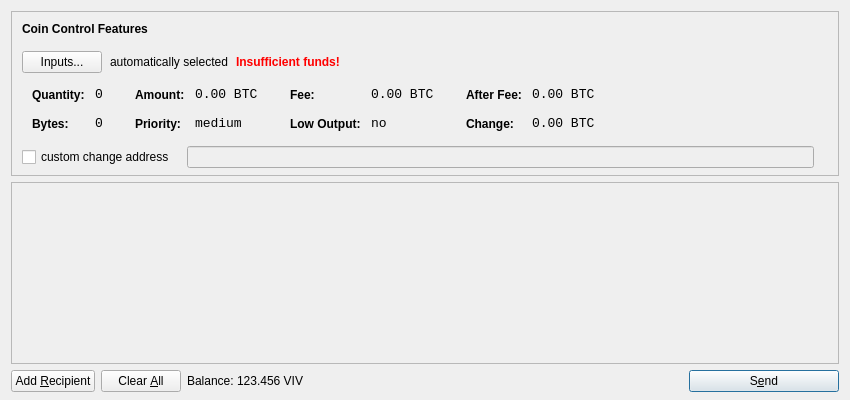
<?xml version="1.0" encoding="UTF-8"?>
<ui version="4.0">
 <class>SendCoinsDialog</class>
 <widget class="QDialog" name="SendCoinsDialog">
  <property name="geometry">
   <rect>
    <x>0</x>
    <y>0</y>
    <width>850</width>
    <height>400</height>
   </rect>
  </property>
  <property name="windowTitle">
   <string>Send Coins</string>
  </property>
  <layout class="QVBoxLayout" name="verticalLayout" stretch="0,1,0">
   <property name="bottomMargin">
    <number>8</number>
   </property>
   <item>
    <widget class="QFrame" name="frameCoinControl">
     <property name="sizePolicy">
      <sizepolicy hsizetype="Expanding" vsizetype="Expanding">
       <horstretch>0</horstretch>
       <verstretch>0</verstretch>
      </sizepolicy>
     </property>
     <property name="maximumSize">
      <size>
       <width>16777215</width>
       <height>16777215</height>
      </size>
     </property>
     <property name="frameShape">
      <enum>QFrame::StyledPanel</enum>
     </property>
     <property name="frameShadow">
      <enum>QFrame::Sunken</enum>
     </property>
     <layout class="QVBoxLayout" name="verticalLayoutCoinControl2">
      <property name="spacing">
       <number>-1</number>
      </property>
      <property name="leftMargin">
       <number>0</number>
      </property>
      <property name="topMargin">
       <number>0</number>
      </property>
      <property name="rightMargin">
       <number>0</number>
      </property>
      <property name="bottomMargin">
       <number>6</number>
      </property>
      <item>
       <layout class="QVBoxLayout" name="verticalLayoutCoinControl" stretch="0,0,0,0,1">
        <property name="spacing">
         <number>0</number>
        </property>
        <property name="leftMargin">
         <number>10</number>
        </property>
        <property name="topMargin">
         <number>10</number>
        </property>
        <item>
         <layout class="QHBoxLayout" name="horizontalLayoutCoinControl1">
          <property name="bottomMargin">
           <number>15</number>
          </property>
          <item>
           <widget class="QLabel" name="labelCoinControlFeatures">
            <property name="sizePolicy">
             <sizepolicy hsizetype="Preferred" vsizetype="Maximum">
              <horstretch>0</horstretch>
              <verstretch>0</verstretch>
             </sizepolicy>
            </property>
            <property name="font">
             <font>
              <weight>75</weight>
              <bold>true</bold>
             </font>
            </property>
            <property name="styleSheet">
             <string notr="true">font-weight:bold;</string>
            </property>
            <property name="text">
             <string>Coin Control Features</string>
            </property>
           </widget>
          </item>
         </layout>
        </item>
        <item>
         <layout class="QHBoxLayout" name="horizontalLayoutCoinControl2" stretch="0,0,0,0">
          <property name="spacing">
           <number>8</number>
          </property>
          <property name="bottomMargin">
           <number>10</number>
          </property>
          <item>
           <widget class="QPushButton" name="pushButtonCoinControl">
            <property name="styleSheet">
             <string notr="true"/>
            </property>
            <property name="text">
             <string>Inputs...</string>
            </property>
           </widget>
          </item>
          <item>
           <widget class="QLabel" name="labelCoinControlAutomaticallySelected">
            <property name="text">
             <string>automatically selected</string>
            </property>
            <property name="margin">
             <number>5</number>
            </property>
           </widget>
          </item>
          <item>
           <widget class="QLabel" name="labelCoinControlInsuffFunds">
            <property name="font">
             <font>
              <weight>75</weight>
              <bold>true</bold>
             </font>
            </property>
            <property name="styleSheet">
             <string notr="true">color:red;font-weight:bold;</string>
            </property>
            <property name="text">
             <string>Insufficient funds!</string>
            </property>
            <property name="margin">
             <number>5</number>
            </property>
           </widget>
          </item>
          <item>
           <spacer name="horizontalSpacerCoinControl">
            <property name="orientation">
             <enum>Qt::Horizontal</enum>
            </property>
            <property name="sizeHint" stdset="0">
             <size>
              <width>40</width>
              <height>1</height>
             </size>
            </property>
           </spacer>
          </item>
         </layout>
        </item>
        <item>
         <widget class="QWidget" name="widgetCoinControl" native="true">
          <property name="sizePolicy">
           <sizepolicy hsizetype="Preferred" vsizetype="Preferred">
            <horstretch>0</horstretch>
            <verstretch>0</verstretch>
           </sizepolicy>
          </property>
          <property name="minimumSize">
           <size>
            <width>0</width>
            <height>0</height>
           </size>
          </property>
          <property name="styleSheet">
           <string notr="true"/>
          </property>
          <layout class="QHBoxLayout" name="horizontalLayoutCoinControl5">
           <property name="margin">
            <number>0</number>
           </property>
           <item>
            <layout class="QHBoxLayout" name="horizontalLayoutCoinControl3" stretch="0,0,0,1">
             <property name="spacing">
              <number>20</number>
             </property>
             <property name="topMargin">
              <number>0</number>
             </property>
             <property name="bottomMargin">
              <number>10</number>
             </property>
             <item>
              <layout class="QFormLayout" name="formLayoutCoinControl1">
               <property name="horizontalSpacing">
                <number>10</number>
               </property>
               <property name="verticalSpacing">
                <number>14</number>
               </property>
               <property name="leftMargin">
                <number>10</number>
               </property>
               <property name="topMargin">
                <number>4</number>
               </property>
               <property name="rightMargin">
                <number>6</number>
               </property>
               <item row="0" column="0">
                <widget class="QLabel" name="labelCoinControlQuantityText">
                 <property name="styleSheet">
                  <string notr="true">font-weight:bold;</string>
                 </property>
                 <property name="text">
                  <string>Quantity:</string>
                 </property>
                 <property name="margin">
                  <number>0</number>
                 </property>
                </widget>
               </item>
               <item row="0" column="1">
                <widget class="QLabel" name="labelCoinControlQuantity">
                 <property name="font">
                  <font>
                   <family>Monospace</family>
                   <pointsize>10</pointsize>
                  </font>
                 </property>
                 <property name="cursor">
                  <cursorShape>IBeamCursor</cursorShape>
                 </property>
                 <property name="contextMenuPolicy">
                  <enum>Qt::ActionsContextMenu</enum>
                 </property>
                 <property name="text">
                  <string notr="true">0</string>
                 </property>
                 <property name="margin">
                  <number>0</number>
                 </property>
                 <property name="textInteractionFlags">
                  <set>Qt::LinksAccessibleByMouse|Qt::TextSelectableByKeyboard|Qt::TextSelectableByMouse</set>
                 </property>
                </widget>
               </item>
               <item row="1" column="0">
                <widget class="QLabel" name="labelCoinControlBytesText">
                 <property name="styleSheet">
                  <string notr="true">font-weight:bold;</string>
                 </property>
                 <property name="text">
                  <string>Bytes:</string>
                 </property>
                </widget>
               </item>
               <item row="1" column="1">
                <widget class="QLabel" name="labelCoinControlBytes">
                 <property name="font">
                  <font>
                   <family>Monospace</family>
                   <pointsize>10</pointsize>
                  </font>
                 </property>
                 <property name="cursor">
                  <cursorShape>IBeamCursor</cursorShape>
                 </property>
                 <property name="contextMenuPolicy">
                  <enum>Qt::ActionsContextMenu</enum>
                 </property>
                 <property name="text">
                  <string notr="true">0</string>
                 </property>
                 <property name="textInteractionFlags">
                  <set>Qt::LinksAccessibleByMouse|Qt::TextSelectableByKeyboard|Qt::TextSelectableByMouse</set>
                 </property>
                </widget>
               </item>
              </layout>
             </item>
             <item>
              <layout class="QFormLayout" name="formLayoutCoinControl2">
               <property name="horizontalSpacing">
                <number>10</number>
               </property>
               <property name="verticalSpacing">
                <number>14</number>
               </property>
               <property name="leftMargin">
                <number>6</number>
               </property>
               <property name="topMargin">
                <number>4</number>
               </property>
               <property name="rightMargin">
                <number>6</number>
               </property>
               <item row="0" column="0">
                <widget class="QLabel" name="labelCoinControlAmountText">
                 <property name="styleSheet">
                  <string notr="true">font-weight:bold;</string>
                 </property>
                 <property name="text">
                  <string>Amount:</string>
                 </property>
                 <property name="margin">
                  <number>0</number>
                 </property>
                </widget>
               </item>
               <item row="0" column="1">
                <widget class="QLabel" name="labelCoinControlAmount">
                 <property name="font">
                  <font>
                   <family>Monospace</family>
                   <pointsize>10</pointsize>
                  </font>
                 </property>
                 <property name="cursor">
                  <cursorShape>IBeamCursor</cursorShape>
                 </property>
                 <property name="contextMenuPolicy">
                  <enum>Qt::ActionsContextMenu</enum>
                 </property>
                 <property name="text">
                  <string notr="true">0.00 BTC</string>
                 </property>
                 <property name="textInteractionFlags">
                  <set>Qt::LinksAccessibleByMouse|Qt::TextSelectableByKeyboard|Qt::TextSelectableByMouse</set>
                 </property>
                </widget>
               </item>
               <item row="1" column="0">
                <widget class="QLabel" name="labelCoinControlPriorityText">
                 <property name="styleSheet">
                  <string notr="true">font-weight:bold;</string>
                 </property>
                 <property name="text">
                  <string>Priority:</string>
                 </property>
                </widget>
               </item>
               <item row="1" column="1">
                <widget class="QLabel" name="labelCoinControlPriority">
                 <property name="font">
                  <font>
                   <family>Monospace</family>
                   <pointsize>10</pointsize>
                  </font>
                 </property>
                 <property name="cursor">
                  <cursorShape>IBeamCursor</cursorShape>
                 </property>
                 <property name="contextMenuPolicy">
                  <enum>Qt::ActionsContextMenu</enum>
                 </property>
                 <property name="text">
                  <string>medium</string>
                 </property>
                 <property name="textInteractionFlags">
                  <set>Qt::LinksAccessibleByMouse|Qt::TextSelectableByKeyboard|Qt::TextSelectableByMouse</set>
                 </property>
                </widget>
               </item>
              </layout>
             </item>
             <item>
              <layout class="QFormLayout" name="formLayoutCoinControl3">
               <property name="horizontalSpacing">
                <number>10</number>
               </property>
               <property name="verticalSpacing">
                <number>14</number>
               </property>
               <property name="leftMargin">
                <number>6</number>
               </property>
               <property name="topMargin">
                <number>4</number>
               </property>
               <property name="rightMargin">
                <number>6</number>
               </property>
               <item row="0" column="0">
                <widget class="QLabel" name="labelCoinControlFeeText">
                 <property name="styleSheet">
                  <string notr="true">font-weight:bold;</string>
                 </property>
                 <property name="text">
                  <string>Fee:</string>
                 </property>
                 <property name="margin">
                  <number>0</number>
                 </property>
                </widget>
               </item>
               <item row="0" column="1">
                <widget class="QLabel" name="labelCoinControlFee">
                 <property name="font">
                  <font>
                   <family>Monospace</family>
                   <pointsize>10</pointsize>
                  </font>
                 </property>
                 <property name="cursor">
                  <cursorShape>IBeamCursor</cursorShape>
                 </property>
                 <property name="contextMenuPolicy">
                  <enum>Qt::ActionsContextMenu</enum>
                 </property>
                 <property name="text">
                  <string notr="true">0.00 BTC</string>
                 </property>
                 <property name="textInteractionFlags">
                  <set>Qt::LinksAccessibleByMouse|Qt::TextSelectableByKeyboard|Qt::TextSelectableByMouse</set>
                 </property>
                </widget>
               </item>
               <item row="1" column="0">
                <widget class="QLabel" name="labelCoinControlLowOutputText">
                 <property name="styleSheet">
                  <string notr="true">font-weight:bold;</string>
                 </property>
                 <property name="text">
                  <string>Low Output:</string>
                 </property>
                </widget>
               </item>
               <item row="1" column="1">
                <widget class="QLabel" name="labelCoinControlLowOutput">
                 <property name="font">
                  <font>
                   <family>Monospace</family>
                   <pointsize>10</pointsize>
                  </font>
                 </property>
                 <property name="cursor">
                  <cursorShape>IBeamCursor</cursorShape>
                 </property>
                 <property name="contextMenuPolicy">
                  <enum>Qt::ActionsContextMenu</enum>
                 </property>
                 <property name="text">
                  <string>no</string>
                 </property>
                 <property name="textInteractionFlags">
                  <set>Qt::LinksAccessibleByMouse|Qt::TextSelectableByKeyboard|Qt::TextSelectableByMouse</set>
                 </property>
                </widget>
               </item>
              </layout>
             </item>
             <item>
              <layout class="QFormLayout" name="formLayoutCoinControl4">
               <property name="horizontalSpacing">
                <number>10</number>
               </property>
               <property name="verticalSpacing">
                <number>14</number>
               </property>
               <property name="leftMargin">
                <number>6</number>
               </property>
               <property name="topMargin">
                <number>4</number>
               </property>
               <property name="rightMargin">
                <number>6</number>
               </property>
               <item row="0" column="0">
                <widget class="QLabel" name="labelCoinControlAfterFeeText">
                 <property name="styleSheet">
                  <string notr="true">font-weight:bold;</string>
                 </property>
                 <property name="text">
                  <string>After Fee:</string>
                 </property>
                 <property name="margin">
                  <number>0</number>
                 </property>
                </widget>
               </item>
               <item row="0" column="1">
                <widget class="QLabel" name="labelCoinControlAfterFee">
                 <property name="font">
                  <font>
                   <family>Monospace</family>
                   <pointsize>10</pointsize>
                  </font>
                 </property>
                 <property name="cursor">
                  <cursorShape>IBeamCursor</cursorShape>
                 </property>
                 <property name="contextMenuPolicy">
                  <enum>Qt::ActionsContextMenu</enum>
                 </property>
                 <property name="text">
                  <string notr="true">0.00 BTC</string>
                 </property>
                 <property name="textInteractionFlags">
                  <set>Qt::LinksAccessibleByMouse|Qt::TextSelectableByKeyboard|Qt::TextSelectableByMouse</set>
                 </property>
                </widget>
               </item>
               <item row="1" column="0">
                <widget class="QLabel" name="labelCoinControlChangeText">
                 <property name="styleSheet">
                  <string notr="true">font-weight:bold;</string>
                 </property>
                 <property name="text">
                  <string>Change:</string>
                 </property>
                </widget>
               </item>
               <item row="1" column="1">
                <widget class="QLabel" name="labelCoinControlChange">
                 <property name="font">
                  <font>
                   <family>Monospace</family>
                   <pointsize>10</pointsize>
                  </font>
                 </property>
                 <property name="cursor">
                  <cursorShape>IBeamCursor</cursorShape>
                 </property>
                 <property name="contextMenuPolicy">
                  <enum>Qt::ActionsContextMenu</enum>
                 </property>
                 <property name="text">
                  <string notr="true">0.00 BTC</string>
                 </property>
                 <property name="textInteractionFlags">
                  <set>Qt::LinksAccessibleByMouse|Qt::TextSelectableByKeyboard|Qt::TextSelectableByMouse</set>
                 </property>
                </widget>
               </item>
              </layout>
             </item>
            </layout>
           </item>
          </layout>
         </widget>
        </item>
        <item>
         <layout class="QHBoxLayout" name="horizontalLayoutCoinControl4" stretch="0,0,0">
          <property name="spacing">
           <number>12</number>
          </property>
          <property name="sizeConstraint">
           <enum>QLayout::SetDefaultConstraint</enum>
          </property>
          <property name="topMargin">
           <number>5</number>
          </property>
          <property name="rightMargin">
           <number>5</number>
          </property>
          <item>
           <widget class="QCheckBox" name="checkBoxCoinControlChange">
            <property name="text">
             <string>custom change address</string>
            </property>
           </widget>
          </item>
          <item>
           <widget class="QLineEdit" name="lineEditCoinControlChange">
            <property name="enabled">
             <bool>false</bool>
            </property>
            <property name="sizePolicy">
             <sizepolicy hsizetype="Expanding" vsizetype="Fixed">
              <horstretch>0</horstretch>
              <verstretch>0</verstretch>
             </sizepolicy>
            </property>
           </widget>
          </item>
          <item>
           <widget class="QLabel" name="labelCoinControlChangeLabel">
            <property name="sizePolicy">
             <sizepolicy hsizetype="Preferred" vsizetype="Expanding">
              <horstretch>0</horstretch>
              <verstretch>0</verstretch>
             </sizepolicy>
            </property>
            <property name="minimumSize">
             <size>
              <width>0</width>
              <height>0</height>
             </size>
            </property>
            <property name="text">
             <string/>
            </property>
            <property name="margin">
             <number>3</number>
            </property>
           </widget>
          </item>
         </layout>
        </item>
        <item>
         <spacer name="verticalSpacerCoinControl">
          <property name="orientation">
           <enum>Qt::Vertical</enum>
          </property>
          <property name="sizeHint" stdset="0">
           <size>
            <width>800</width>
            <height>1</height>
           </size>
          </property>
         </spacer>
        </item>
       </layout>
      </item>
     </layout>
    </widget>
   </item>
   <item>
    <widget class="QScrollArea" name="scrollArea">
     <property name="widgetResizable">
      <bool>true</bool>
     </property>
     <widget class="QWidget" name="scrollAreaWidgetContents">
      <property name="geometry">
       <rect>
        <x>0</x>
        <y>0</y>
        <width>830</width>
        <height>165</height>
       </rect>
      </property>
      <layout class="QVBoxLayout" name="verticalLayout_2">
       <property name="margin">
        <number>0</number>
       </property>
       <item>
        <layout class="QVBoxLayout" name="entries">
         <property name="spacing">
          <number>6</number>
         </property>
        </layout>
       </item>
       <item>
        <spacer name="verticalSpacer">
         <property name="orientation">
          <enum>Qt::Vertical</enum>
         </property>
         <property name="sizeHint" stdset="0">
          <size>
           <width>20</width>
           <height>40</height>
          </size>
         </property>
        </spacer>
       </item>
      </layout>
     </widget>
    </widget>
   </item>
   <item>
    <layout class="QHBoxLayout" name="horizontalLayout">
     <item>
      <widget class="QPushButton" name="addButton">
       <property name="toolTip">
        <string>Send to multiple recipients at once</string>
       </property>
       <property name="text">
        <string>Add &amp;Recipient</string>
       </property>
       <property name="icon">
        <iconset resource="../bitcoin.qrc">
         <normaloff>:/icons/add</normaloff>:/icons/add</iconset>
       </property>
       <property name="autoDefault">
        <bool>false</bool>
       </property>
      </widget>
     </item>
     <item>
      <widget class="QPushButton" name="clearButton">
       <property name="sizePolicy">
        <sizepolicy hsizetype="Minimum" vsizetype="Fixed">
         <horstretch>0</horstretch>
         <verstretch>0</verstretch>
        </sizepolicy>
       </property>
       <property name="toolTip">
        <string>Remove all transaction fields</string>
       </property>
       <property name="text">
        <string>Clear &amp;All</string>
       </property>
       <property name="icon">
        <iconset resource="../bitcoin.qrc">
         <normaloff>:/icons/remove</normaloff>:/icons/remove</iconset>
       </property>
       <property name="autoRepeatDelay">
        <number>300</number>
       </property>
       <property name="autoDefault">
        <bool>false</bool>
       </property>
      </widget>
     </item>
     <item>
      <layout class="QHBoxLayout" name="horizontalLayout_2">
       <property name="spacing">
        <number>3</number>
       </property>
       <item>
        <widget class="QLabel" name="label">
         <property name="text">
          <string>Balance:</string>
         </property>
        </widget>
       </item>
       <item>
        <widget class="QLabel" name="labelBalance">
         <property name="cursor">
          <cursorShape>IBeamCursor</cursorShape>
         </property>
         <property name="text">
          <string>123.456 VIV</string>
         </property>
         <property name="textInteractionFlags">
          <set>Qt::LinksAccessibleByMouse|Qt::TextSelectableByKeyboard|Qt::TextSelectableByMouse</set>
         </property>
        </widget>
       </item>
      </layout>
     </item>
     <item>
      <spacer name="horizontalSpacer">
       <property name="orientation">
        <enum>Qt::Horizontal</enum>
       </property>
       <property name="sizeHint" stdset="0">
        <size>
         <width>40</width>
         <height>20</height>
        </size>
       </property>
      </spacer>
     </item>
     <item>
      <widget class="QPushButton" name="sendButton">
       <property name="minimumSize">
        <size>
         <width>150</width>
         <height>0</height>
        </size>
       </property>
       <property name="toolTip">
        <string>Confirm the send action</string>
       </property>
       <property name="text">
        <string>S&amp;end</string>
       </property>
       <property name="icon">
        <iconset resource="../bitcoin.qrc">
         <normaloff>:/icons/send</normaloff>:/icons/send</iconset>
       </property>
       <property name="default">
        <bool>true</bool>
       </property>
      </widget>
     </item>
    </layout>
   </item>
  </layout>
 </widget>
 <resources>
  <include location="../bitcoin.qrc"/>
 </resources>
 <connections/>
</ui>
